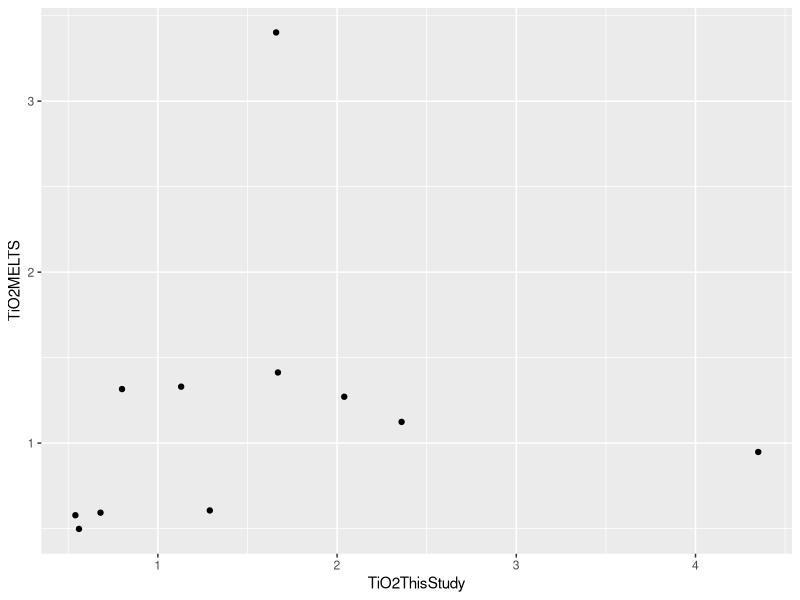

R code for this plot:
## ---- chunk 1
library(tidyverse)
setwd("C:/Users/ayersj/OneDrive - Vanderbilt/Papers/SpheneSolubility/DataAnalysis/TitaniteExpts")
MELTSdata <- read_csv("MELTS_Comparison.csv")
## ---- chunk 2
# First filter out experiments that are not titanite-saturated
# MELTSonly <- filter(MELTSdata, Source == "MELTS") 
MELTS <- filter(MELTSdata, Titanite == "Y") %>%
     select(Expt, Source, TiO2) %>%
    pivot_wider(names_from = Source, values_from = TiO2) %>%
  rename(TiO2ThisStudy = ThisStudy, TiO2MELTS = MELTS)

fit <- lm(TiO2ThisStudy ~ TiO2MELTS, data = MELTS)
summary(fit)

# Have to add MELTS results for SpG30
ggplot(MELTS, aes(x=TiO2ThisStudy, y = TiO2MELTS)) +
  geom_point()

write.csv(MELTS, file = "TiO2MELTSvsThisStudy.csv")
